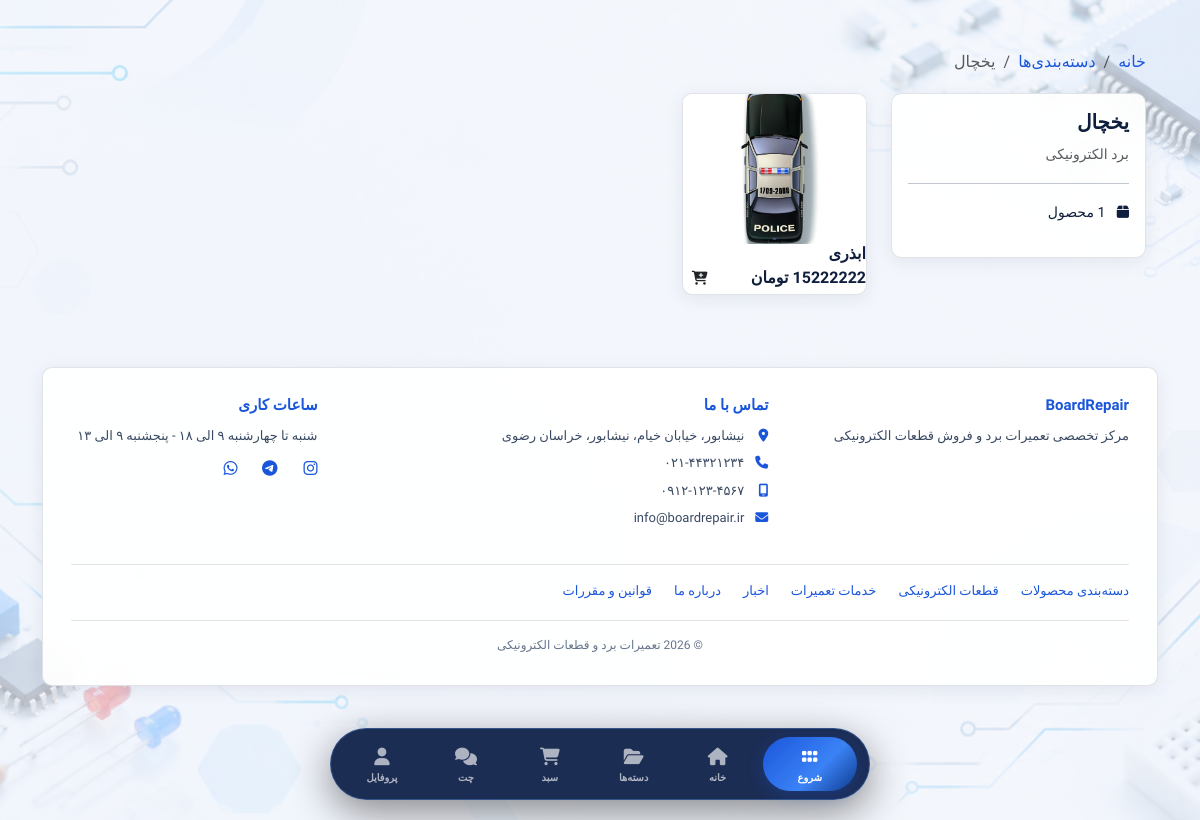
The page /category/khl/ on the database its author committed.
### shop/models.py (models this page shows, shortened)
class Category(models.Model):
    CATEGORY_TYPES = [
        ('board', 'برد الکترونیکی'),
        ('component', 'قطعه الکترونیکی'),
        ('tool', 'ابزار تعمیرات'),
        ('device', 'دستگاه'),
        ('accessory', 'لوازم جانبی'),
        ('consumable', 'مصرفی'),
    ]
    BOARD_TYPES = [
        ('motherboard', 'مادربرد'),
        ('laptop', 'مادربرد لپ‌تاپ'),
        ('cellphone', 'مادربرد موبایل'),
        ('psu', 'منبع تغذیه'),
        ('amplifier', 'تقویت کننده'),
        ('controller', 'کنترلر'),
        ('other', 'سایر'),
    ]
    name = models.CharField(max_length=100, verbose_name="نام دسته‌بندی")
    type = models.CharField(max_length=20, choices=CATEGORY_TYPES, verbose_name="نوع")
    board_type = models.CharField(max_length=20, choices=BOARD_TYPES, default='other', verbose_name="نوع برد")
    image = models.ImageField(upload_to='categories/', verbose_name="تصویر", blank=True, null=True)
    slug = models.SlugField(unique=True, blank=True)
    is_active = models.BooleanField(default=True, verbose_name="فعال")
    created_at = models.DateTimeField(auto_now_add=True)
    class Meta:
        verbose_name = "دسته‌بندی"
        verbose_name_plural = "دسته‌بندی‌ها"

class Product(models.Model):
    category = models.ForeignKey(Category, on_delete=models.CASCADE, related_name='products', verbose_name="دسته‌بندی")
    component = models.ForeignKey(ComponentList, on_delete=models.SET_NULL, null=True, blank=True, related_name='products', verbose_name="قطعه")
    name = models.CharField(max_length=100, verbose_name="نام محصول")
    description = models.TextField(verbose_name="توضیحات محصول")
    price = models.DecimalField(max_digits=10, decimal_places=0, verbose_name="قیمت")
    image = models.ImageField(upload_to='products/', verbose_name="تصویر محصول", blank=True)
    is_available = models.BooleanField(default=True, verbose_name="موجود")
    is_new = models.BooleanField(default=False, verbose_name="محصول جدید")
    created_at = models.DateTimeField(auto_now_add=True)
    updated_at = models.DateTimeField(auto_now=True)
    class Meta:
        verbose_name = "محصول"
        verbose_name_plural = "محصولات"

class SiteSettings(models.Model):
    COLOR_THEMES = [
        ('blue-gold', 'آبی و طلایی'),
        ('blue-blue', 'آبی و آبی'),
        ('black-blue', 'مشکی و آبی'),
        ('black-gold', 'مشکی و طلایی'),
    ]
    site_name = models.CharField(max_length=100, default="تعمیرات برد و قطعات الکترونیکی", verbose_name="نام سایت")
    site_description = models.TextField(blank=True, verbose_name="توضیحات سایت")
    logo_text = models.CharField(max_length=50, default="BoardRepair", verbose_name="متن لوگو")
    color_theme = models.CharField(max_length=20, choices=COLOR_THEMES, default='blue-gold', verbose_name="تم رنگی سایت")
    background_image = models.ImageField(upload_to='backgrounds/', blank=True, null=True, verbose_name="عکس پس‌زمینه")
    background_overlay_opacity = models.PositiveIntegerField(default=70, verbose_name="درصد تیرگی روی عکس (0-100)")
    background_fixed = models.BooleanField(default=True, verbose_name="ثابت بودن پس‌زمینه")
    address_line1 = models.CharField(max_length=200, default="تهران، خیابان اصلی", verbose_name="آدرس خط ۱")
    address_line2 = models.CharField(max_length=200, blank=True, verbose_name="آدرس خط ۲")
    address_city = models.CharField(max_length=100, default="تهران", verbose_name="شهر")
    address_state = models.CharField(max_length=100, default="تهران", verbose_name="استان")
    address_postal_code = models.CharField(max_length=20, blank=True, verbose_name="کد پستی")
    phone1 = models.CharField(max_length=20, default="۰۲۱-۴۴۳۲۱۲۳۴", verbose_name="تلفن ۱")
    phone2 = models.CharField(max_length=20, blank=True, verbose_name="تلفن ۲")
    mobile = models.CharField(max_length=20, default="۰۹۱۲-۱۲۳-۴۵۶۷", verbose_name="موبایل")
    email = models.EmailField(default="info@boardrepair.ir", verbose_name="ایمیل")
    instagram = models.CharField(max_length=100, blank=True, default="boardrepair", verbose_name="اینستاگرام")
    telegram = models.CharField(max_length=100, blank=True, default="boardrepair", verbose_name="تلگرام")
    whatsapp = models.CharField(max_length=100, blank=True, default="989121234567", verbose_name="واتساپ")
    working_hours = models.CharField(max_length=200, default="شنبه تا چهارشنبه ۹ الی ۱۸ - پنجشنبه ۹ الی ۱۳", verbose_name="ساعات کاری")
    min_amount_for_shaba = models.PositiveIntegerField(
        default=5000000,
        verbose_name="حداقل مبلغ برای شماره شبا (تومان)"
    )
    card_number = models.CharField(max_length=30, default="6037-9972-4418-1732", verbose_name="شماره کارت")
    card_holder_name = models.CharField(max_length=100, default="مدیر فروشگاه", verbose_name="نام صاحب کارت")
    shaba_number = models.CharField(max_length=30, default="IR123456789012345678901234", verbose_name="شماره شبا")
    bank_name = models.CharField(max_length=100, default="بانک ملی", verbose_name="نام بانک")
    updated_at = models.DateTimeField(auto_now=True)
    class Meta:
        verbose_name = "تنظیمات سایت"
        verbose_name_plural = "تنظیمات سایت"
    def get_full_address(self):
        address = self.address_line1
        if self.address_line2:
            address += f"، {self.address_line2}"
        address += f"، {self.address_city}، {self.address_state}"
        return address

### shop/views.py (the view)
# urls.py: path('category/<slug:slug>/', views.category_detail, name='category_detail'),
def category_detail(request, slug):
    category = get_object_or_404(Category, slug=slug, is_active=True)
    products = Product.objects.filter(category=category, is_available=True)
    return render(request, 'shop/category_detail.html', {
        'category': category,
        'products': products
    })

### shop/context_processors.py (called while the page is built)
def site_settings(request):
    try:
        settings = SiteSettings.objects.first()
        if not settings:
            settings = SiteSettings.objects.create()
    except:
        settings = None
    return {
        'site_settings': settings,
    }

### shop/views.py (called while the page is built)
def admin_access_middleware(get_response):
    def middleware(request):
        if request.path.startswith('/admin/') and not request.user.is_superuser:
            if is_admin_locked():
                return render(request, 'shop/admin_locked.html', status=403)
        return get_response(request)
    return middleware

### shop/templates/shop/category_detail.html (shortened to what this page needs)
{% extends 'shop/base.html' %}
{% block content %}
<div class="container py-4">
    <nav aria-label="breadcrumb">
        <ol class="breadcrumb">
            <li class="breadcrumb-item"><a href="{% url 'shop:home' %}">خانه</a></li>
            <li class="breadcrumb-item"><a href="{% url 'shop:category_list' %}">دسته‌بندی‌ها</a></li>
            <li class="breadcrumb-item active">{{ category.name }}</li>
        </ol>
    </nav>
    <div class="row">
        <div class="col-lg-3">
            <div class="card-custom p-3">
                <h5 class="fw-bold">{{ category.name }}</h5>
                <p class="text-muted small">{{ category.get_type_display }}</p>
                <hr>
                <p class="small"><i class="fas fa-box me-2"></i> {{ products.count }} محصول</p>
            </div>
        </div>
        <div class="col-lg-9">
            <div class="row g-4">
                {% for product in products %}
                    <div class="col-md-4 col-lg-3">
                        <div class="card-custom h-100">
                            {% if product.image %}
                                <img src="{{ product.image.url }}" class="card-img-top" alt="{{ product.name }}" style="height: 150px; object-fit: cover;">
                            {% else %}
                                <div class="card-img-top bg-light d-flex align-items-center justify-content-center" style="height: 150px;">
                                    <i class="fas fa-microchip fa-3x text-muted"></i>
                                </div>
                            {% endif %}
                            <div class="card-body">
                                <h6 class="card-title fw-bold text-truncate">{{ product.name }}</h6>
                                <div class="d-flex justify-content-between align-items-center">
                                    <span class="fw-bold text-primary" style="color: var(--primary-blue) !important;">{{ product.price|floatformat:0 }} تومان</span>
                                    {% if product.is_available %}
                                        <form action="{% url 'shop:add_to_cart' product.id %}" method="POST">
                                            <button type="submit" class="btn btn-primary-custom btn-sm">
                                                <i class="fas fa-cart-plus"></i>
                                            </button>
                                        </form>
                                    {% else %}
                                        <span class="badge bg-danger">ناموجود</span>
                                    {% endif %}
                                </div>
                            </div>
                        </div>
                    </div>
                {% empty %}
                    <div class="col-12 text-center py-5">
                        <i class="fas fa-box-open fa-4x text-muted"></i>
                        <p class="mt-3">محصولی در این دسته‌بندی موجود نیست</p>
                    </div>
                {% endfor %}
            </div>
        </div>
    </div>
</div>
{% endblock %}

### shop/templates/shop/base.html (shortened to what this page needs)
{% load static %}
<!DOCTYPE html>
<html lang="fa" dir="rtl" data-theme="{{ site_settings.color_theme|default:'blue-gold' }}">
<head>
    <link rel="stylesheet" href="https://cdnjs.cloudflare.com/ajax/libs/font-awesome/6.5.1/css/all.min.css">
    <link rel="stylesheet" href="https://cdn.jsdelivr.net/npm/bootstrap@5.3.3/dist/css/bootstrap.rtl.min.css">
</head>
<body>
    <main class="py-4" id="main-content">
        <div class="container">
            {% block content %}{% endblock %}
            {% if site_settings %}
            <footer class="site-footer card-custom" itemscope itemtype="https://schema.org/WPFooter">
                <div class="row g-4">
                    <div class="col-md-4">
                        <h6>{{ site_settings.logo_text }}</h6>
                        <p>{{ site_settings.site_description|default:"مرکز تخصصی تعمیرات برد و فروش قطعات الکترونیکی" }}</p>
                    </div>
                    <div class="col-md-5">
                        <h6>تماس با ما</h6>
                        <ul>
                            <li><i class="fas fa-location-dot"></i>{{ site_settings.get_full_address }}</li>
                            <li><i class="fas fa-phone"></i>{{ site_settings.phone1 }}{% if site_settings.phone2 %} - {{ site_settings.phone2 }}{% endif %}</li>
                            <li><i class="fas fa-mobile-screen"></i>{{ site_settings.mobile }}</li>
                            <li><i class="fas fa-envelope"></i>{{ site_settings.email }}</li>
                        </ul>
                    </div>
                    <div class="col-md-3">
                        <h6>ساعات کاری</h6>
                        <p>{{ site_settings.working_hours }}</p>
                        <div class="d-flex gap-3 mt-2">
                            {% if site_settings.instagram %}<a href="https://instagram.com/{{ site_settings.instagram }}" target="_blank" rel="noopener" aria-label="اینستاگرام"><i class="fab fa-instagram"></i></a>{% endif %}
                            {% if site_settings.telegram %}<a href="https://t.me/{{ site_settings.telegram }}" target="_blank" rel="noopener" aria-label="تلگرام"><i class="fab fa-telegram"></i></a>{% endif %}
                            {% if site_settings.whatsapp %}<a href="https://wa.me/{{ site_settings.whatsapp }}" target="_blank" rel="noopener" aria-label="واتساپ"><i class="fab fa-whatsapp"></i></a>{% endif %}
                        </div>
                    </div>
                </div>
                <nav class="footer-links" aria-label="پیوندهای مهم">
                    <a href="{% url 'shop:category_list' %}">دسته‌بندی محصولات</a>
                    <a href="{% url 'shop:component_list' %}">قطعات الکترونیکی</a>
                    <a href="{% url 'shop:repair_services' %}">خدمات تعمیرات</a>
                    <a href="{% url 'shop:news_list' %}">اخبار</a>
                    <a href="{% url 'shop:about' %}">درباره ما</a>
                    <a href="{% url 'shop:terms' %}">قوانین و مقررات</a>
                </nav>
                <div class="footer-bottom">© {% now "Y" %} {{ site_settings.site_name }}</div>
            </footer>
            {% endif %}
        </div>
    </main>
    <div class="bottom-dock">
        <nav class="dock-container" aria-label="ناوبری اصلی">
            <button class="dock-start-btn" onclick="toggleStartMenu()" id="startBtn" aria-label="منوی شروع">
                <i class="fas fa-grip"></i><span>شروع</span>
            </button>
            <a href="{% url 'shop:home' %}" class="dock-item {% if request.path == '/' %}active{% endif %}" aria-label="خانه">
                <i class="fas fa-house"></i><span>خانه</span>
            </a>
            <a href="{% url 'shop:category_list' %}" class="dock-item" aria-label="دسته‌ها">
                <i class="fas fa-folder-open"></i><span>دسته‌ها</span>
            </a>
            <a href="{% url 'shop:cart' %}" class="dock-item" aria-label="سبد خرید">
                <i class="fas fa-cart-shopping"></i><span>سبد</span>
            </a>
            <a href="{% url 'shop:chat' %}" class="dock-item" aria-label="چت پشتیبانی">
                <i class="fas fa-comments"></i><span>چت</span>
            </a>
            <a href="{% url 'shop:profile' %}" class="dock-item" aria-label="پروفایل">
                <i class="fas fa-user"></i><span>پروفایل</span>
            </a>
        </nav>
    </div>
</body>
</html>

### rows shown on the page
Category: name "یخچال", type "برد الکترونیکی"
Product: image (picture), name "ابذری", price "15222222", is_available True (drawn)
SiteSettings: logo_text "BoardRepair", site_description "مرکز تخصصی تعمیرات برد و فروش قطعات الکترونیکی", get_full_address "نیشابور، خیابان خیام، نیشابور، خراسان رضوی", phone1 "۰۲۱-۴۴۳۲۱۲۳۴", mobile "۰۹۱۲-۱۲۳-۴۵۶۷", email "info@boardrepair.ir", working_hours "شنبه تا چهارشنبه ۹ الی ۱۸ - پنجشنبه ۹ الی ۱۳", site_name "تعمیرات برد و قطعات الکترونیکی"
